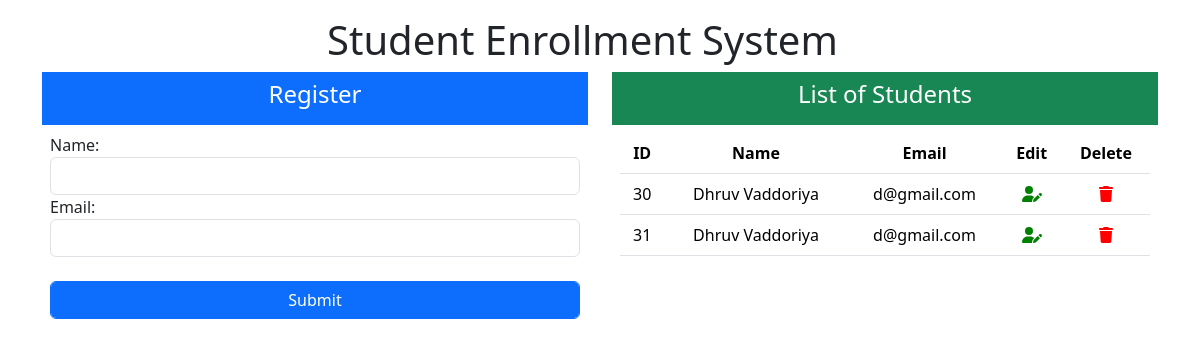
Before: / with the older database file.
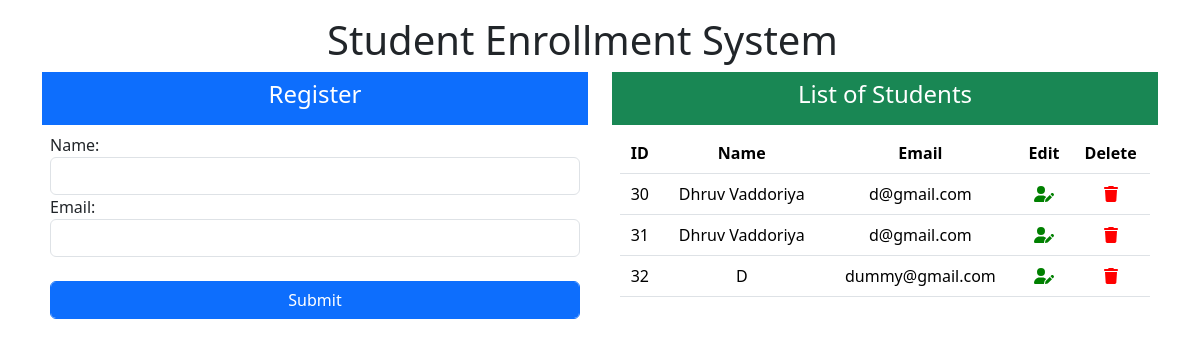
After: the same page with the newer database file.
### enroll/models.py (models this page shows, shortened)
class student(models.Model):
    name=models.CharField(max_length=50)
    email=models.EmailField(max_length=50)

### enroll/views.py (the view)
# urls.py: path('',include('enroll.url'))
def enroll(request):
    if request.method=='POST':
        fm=register(request.POST)
        if fm.is_valid():
            fm.save()
            valname=fm.cleaned_data['name']
            messages.success(request,f'New Student,{valname} is added!!')
            return redirect('/')
    else:
        fm=register()
    data=student.objects.all()
    return render(request,'enroll.html',{'form':fm,'data':data})

### enroll/form.py (shortened to what this page needs)
class register(forms.ModelForm):
    class Meta:
        model=student
        fields='__all__'
        widgets={
            'name':forms.TextInput(attrs={'class':'form-control'}),
            'email':forms.TextInput(attrs={'class':'form-control'}),
        }

### enroll/templates/enroll.html (shortened to what this page needs)
{% extends "base.html" %}
{% block body %}
<div class="container mt-3">
    <div class="row justify-content-center">
        <div class="col-md-6">
            <h1>Student Enrollment System</h1>
        </div>
    </div>
    <div class="row">
        <div class="col-md-6">
            <div class="col-12 bg-primary text-white p-2 text-center">
                <h4>Register</h4>
            </div>
            <div class="col p-2">
                <form action="" method="post" novalidate>
                    {% for field in form %}
                    <div class="form-group">
                        {{ field.label_tag }}
                        {{ field }}
                    </div>
                    {% endfor %}
                    <br><button type="submit" class="btn btn-primary form-control">Submit</button>
                </form>
            </div>
        </div>
        <div class="col-md-6">
            <div class="col-12 bg-success text-white p-2 text-center">
                <h4>List of Students</h4>
            </div>
            <div class="col p-2 text-center">
                <table class="table table-hover">
                    <thead>
                        <tr>
                            <th scope="col">ID</th>
                            <th scope="col">Name</th>
                            <th scope="col">Email</th>
                            <th scope="col">Edit</th>
                            <th scope="col">Delete</th>
                        </tr>
                    </thead>
                    <tbody>
                        {% for student in data %}
                        <tr>
                            <td>{{ student.id }}</td>
                            <td>{{ student.name }}</td>
                            <td>{{ student.email }}</td>
                            <td>
                                <form action="{% url 'edit' student.id %}" method="GET">
                                    <button type="submit"
                                        style="border: none; background: none; padding: 0; cursor: pointer; color: green;">
                                        <i class="fas fa-user-pen"></i>
                                    </button>
                                </form>
                            </td>
                            <td>
                                <form action="{% url 'delete' student.id %}" method="post">
                                    <button type="submit"
                                        style="border: none; background: none; padding: 0; cursor: pointer; color: red;">
                                        <i class="fa-solid fa-trash"></i>
                                    </button>
                                </form>
                            </td>
                        </tr>
                        {% endfor %}
                    </tbody>
                </table>
            </div>
        </div>
    </div>
</div>
{% endblock body %}

### enroll/templates/base.html (shortened to what this page needs)
{% load static %}
<!DOCTYPE html>
<html lang="en">
<head>
    <link rel="stylesheet" href="{% static 'css/bootstrap.css' %}">
    <link href="{% static 'fontawesomefree/css/all.min.css' %}" rel="stylesheet">
   </head>
<body>
    {% block body %}{% endblock body %}
</body>
</html>

Changed rows visible on the page:
added student: id "32", name "D", email "dummy@gmail.com"
